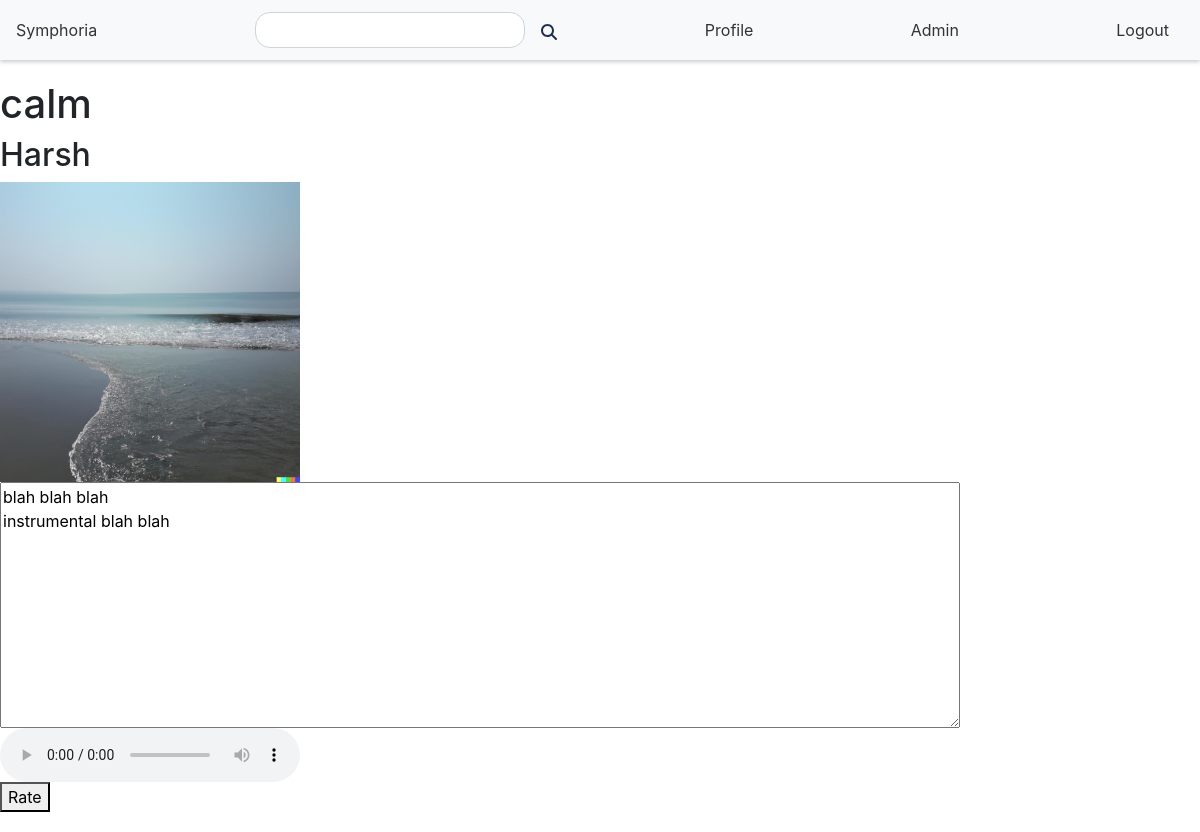
Page /song/1 (signed in) on the committed database.
### models.py (models this page shows, shortened)
class Song(db.Model):
    id = db.Column(db.Integer, primary_key=True)
    name = db.Column(db.String(255), nullable=False)
    lyrics = db.Column(db.Text)
    release_date = db.Column(db.Date)
    genre = db.Column(db.String(64))
    flag = db.Column(db.Boolean, default=False)
    thumbnail = db.Column(db.String(255), nullable=False, unique=True)
    music_src = db.Column(db.String(255), nullable=False, unique=True)
    artist_id = db.Column(db.Integer, db.ForeignKey('user.id'), nullable=False)

class User(db.Model):
    id = db.Column(db.Integer, primary_key=True)
    username = db.Column(db.String(32), unique=True, nullable=False)
    passhash = db.Column(db.String(512), nullable=False)
    name = db.Column(db.String(64), nullable=False)
    role = db.Column(db.String(20), nullable=False)
    blacklist = db.Column(db.Boolean, default=False)
    albums = db.relationship('Album', backref='artist', lazy=True)
    songs = db.relationship('Song', backref='artist', lazy=True)
    playlists = db.relationship('Playlist', backref='user', lazy=True)
    admins = db.relationship('Admin', backref='user', lazy=True)
    @property
    def password(self):
        raise AttributeError('Password is not a readable attribute')

### routes.py (the view)
@app.route('/song/<song_id>')
@is_blacklist
def song_view(song_id):
    if 'user_id' not in session:
        flash('Please log in', 'info')
        return redirect(url_for('login'))
    song = Song.query.filter_by(id=song_id).first()
    return render_template('song_view.html', song=song, Admin=Admin)

### routes.py (called while the page is built)
def is_blacklist(f):
    @wraps(f)
    def decorated_function(*args, **kwargs):
        if 'user_id' in session:
            user = User.query.filter_by(id=session['user_id']).first()
            if user and user.blacklist:
                flash('You are blacklisted', 'info')
                return redirect(url_for('logout'))
        return f(*args, **kwargs)
    return decorated_function

### templates/song_view.html (shortened to what this page needs)
{% extends 'layout.html' %}
{% block content %}
        <nav class="navbar">
        <a href="/">Symphoria</a>
        <form action="/search" method="POST">
            {% if session['search'] %}
                <input type="text" name="search" value="{{ session['search'] }}">
            {% else %}
                <input type="text" name="search" value="">
            {% endif %}
            <button type="submit"><img src="{{ url_for('static', filename='magnifying-glass-solid.svg') }}" alt=""></button>
        </form>
        <a href="/profile">Profile</a>
        {% if Admin.query.filter_by(id=session['user_id']).first() %}
            <a href="/admin">Admin</a>
        {% endif %}
        <a href="/logout">Logout</a>
    </nav>
    <div class="info">
        <h1>{{ song.name }}</h1>
        <h2>{{ song.artist.name }}</h2>
        <img src="{{ url_for('static', filename='uploads/song_thumbnails/' + song.thumbnail) }}" alt="">
        {% if song.lyrics == '' %}
            <textarea name="" id="" cols="30" rows="10">Lyrics not available</textarea>
        {% else %}
            <textarea name="" id="" cols="30" rows="10">{{ song.lyrics }}</textarea>
        {% endif %}
        <audio controls>
            <source src="{{ url_for('static', filename='uploads/audio/' + song.music_src) }}" type="audio/mpeg">
        </audio>
        <a href="/song/{{ song.id }}/rate"><button>Rate</button></a>
    </div>
{% endblock %}

### templates/layout.html (style rules this page uses)
.navbar { display: flex; justify-content: space-between; align-items: center; background-color: #f8f9fa; padding: 10px 20px; box-shadow: 0 2px 4px 0 rgba(0,0,0,0.2); height: 60px; }
.navbar a { text-decoration: none; color: #333; margin-right: 15px; }
.navbar form { display: flex; align-items: center; }
.navbar form input[type="text"] { border-radius: 15px; border: 1px solid #ced4da; padding: 5px 10px; margin-right: 10px; }
.navbar form button { background: none; border: none; }
.navbar form button img { width: 100%; height: auto; }
.info { display: flex; flex-direction: column; justify-content: space-around; margin-top: 20px; margin-bottom: 20px; width: 80%; height: 100%; }

### rows in the picture
Song: name "calm", thumbnail (picture), lyrics "blah blah blah instrumental blah blah"
User: artist.name "Harsh"
